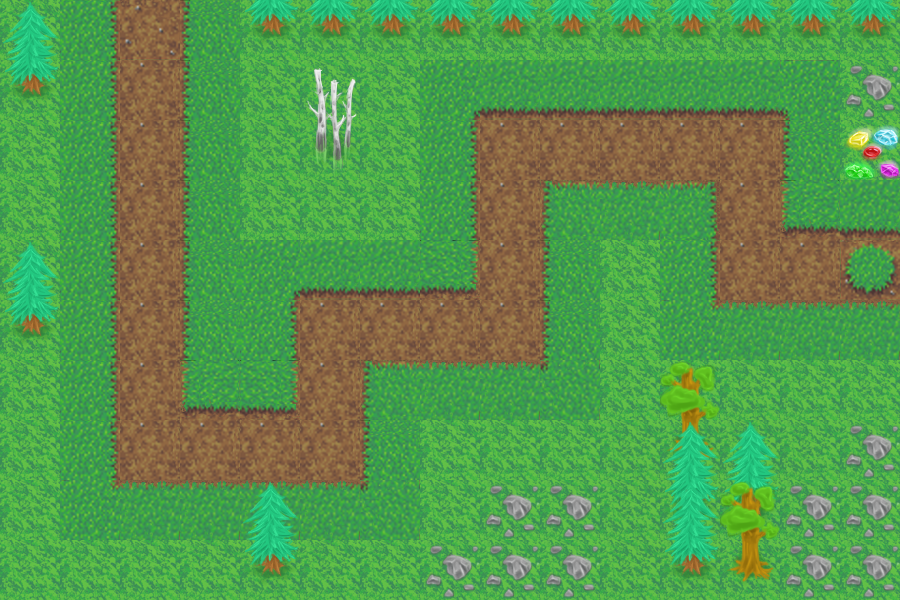

Tiled map render using the project's own tile images. Description and the map definition, with tile-layer contents summarised, below:
An orthogonal 15x10 tile map with 60x60 px tiles, 4 tile layers (Terrain, trees, trees2, trees3), 2 tilesets.

<map version="1.0" orientation="orthogonal" renderorder="right-down" width="15" height="10" tilewidth="60" tileheight="60">
 <tileset firstgid="1" name="1" tilewidth="60" tileheight="60">
  <image source="terrain.png" width="512" height="256" />
  <tile id="10">
   <properties>
    <property name="base" value="" />
    <property name="walkable" value="" />
   </properties>
  </tile>
  <tile id="11">
   <properties>
    <property name="spawn" value="" />
    <property name="walkable" value="" />
   </properties>
  </tile>
  <tile id="12">
   <properties>
    <property name="walkable" value="" />
   </properties>
  </tile>
 </tileset>
 <tileset firstgid="33" name="2" tilewidth="60" tileheight="60">
  <image source="map_900x600.png" width="900" height="600" />
  <tile id="0">
   <properties>
    <property name="blocked" value="" />
   </properties>
  </tile>
  <tile id="1">
   <properties>
    <property name="blocked" value="" />
   </properties>
  </tile>
  <tile id="2">
   <properties>
    <property name="blocked" value="" />
   </properties>
  </tile>
  <tile id="3">
   <properties>
    <property name="blocked" value="" />
   </properties>
  </tile>
  <tile id="4">
   <properties>
    <property name="blocked" value="" />
   </properties>
  </tile>
  <tile id="5">
   <properties>
    <property name="blocked" value="" />
   </properties>
  </tile>
  <tile id="6">
   <properties>
    <property name="blocked" value="" />
   </properties>
  </tile>
  <tile id="7">
   <properties>
    <property name="blocked" value="" />
   </properties>
  </tile>
  <tile id="8">
   <properties>
    <property name="blocked" value="" />
   </properties>
  </tile>
  <tile id="9">
   <properties>
    <property name="blocked" value="" />
   </properties>
  </tile>
  <tile id="10">
   <properties>
    <property name="blocked" value="" />
   </properties>
  </tile>
  <tile id="11">
   <properties>
    <property name="blocked" value="" />
   </properties>
  </tile>
  <tile id="12">
   <properties>
    <property name="blocked" value="" />
   </properties>
  </tile>
  <tile id="13">
   <properties>
    <property name="blocked" value="" />
   </properties>
  </tile>
  <tile id="14">
   <properties>
    <property name="blocked" value="" />
   </properties>
  </tile>
  <tile id="15">
   <properties>
    <property name="blocked" value="" />
   </properties>
  </tile>
  <tile id="16">
   <properties>
    <property name="blocked" value="" />
   </properties>
  </tile>
  <tile id="17">
   <properties>
    <property name="blocked" value="" />
   </properties>
  </tile>
  <tile id="18">
   <properties>
    <property name="blocked" value="" />
   </properties>
  </tile>
  <tile id="19">
   <properties>
    <property name="blocked" value="" />
   </properties>
  </tile>
  <tile id="20">
   <properties>
    <property name="blocked" value="" />
   </properties>
  </tile>
  <tile id="21">
   <properties>
    <property name="blocked" value="" />
   </properties>
  </tile>
  <tile id="22">
   <properties>
    <property name="blocked" value="" />
   </properties>
  </tile>
  <tile id="23">
   <properties>
    <property name="blocked" value="" />
   </properties>
  </tile>
  <tile id="24">
   <properties>
    <property name="blocked" value="" />
   </properties>
  </tile>
  <tile id="25">
   <properties>
    <property name="blocked" value="" />
   </properties>
  </tile>
  <tile id="26">
   <properties>
    <property name="blocked" value="" />
   </properties>
  </tile>
  <tile id="27">
   <properties>
    <property name="blocked" value="" />
   </properties>
  </tile>
  <tile id="28">
   <properties>
    <property name="blocked" value="" />
   </properties>
  </tile>
  <tile id="29">
   <properties>
    <property name="blocked" value="" />
   </properties>
  </tile>
  <tile id="30">
   <properties>
    <property name="blocked" value="" />
   </properties>
  </tile>
  <tile id="31">
   <properties>
    <property name="blocked" value="" />
   </properties>
  </tile>
  <tile id="32">
   <properties>
    <property name="blocked" value="" />
   </properties>
  </tile>
  <tile id="33">
   <properties>
    <property name="blocked" value="" />
   </properties>
  </tile>
  <tile id="34">
   <properties>
    <property name="blocked" value="" />
   </properties>
  </tile>
  <tile id="35">
   <properties>
    <property name="blocked" value="" />
   </properties>
  </tile>
  <tile id="36">
   <properties>
    <property name="blocked" value="" />
   </properties>
  </tile>
  <tile id="37">
   <properties>
    <property name="blocked" value="" />
   </properties>
  </tile>
  <tile id="38">
   <properties>
    <property name="blocked" value="" />
   </properties>
  </tile>
  <tile id="39">
   <properties>
    <property name="blocked" value="" />
   </properties>
  </tile>
  <tile id="40">
   <properties>
    <property name="blocked" value="" />
   </properties>
  </tile>
  <tile id="41">
   <properties>
    <property name="blocked" value="" />
   </properties>
  </tile>
  <tile id="42">
   <properties>
    <property name="blocked" value="" />
   </properties>
  </tile>
  <tile id="43">
   <properties>
    <property name="blocked" value="" />
   </properties>
  </tile>
  <tile id="44">
   <properties>
    <property name="blocked" value="" />
   </properties>
  </tile>
  <tile id="45">
   <properties>
    <property name="blocked" value="" />
   </properties>
  </tile>
  <tile id="46">
   <properties>
    <property name="blocked" value="" />
   </properties>
  </tile>
  <tile id="47">
   <properties>
    <property name="blocked" value="" />
   </properties>
  </tile>
  <tile id="48">
   <properties>
    <property name="blocked" value="" />
   </properties>
  </tile>
  <tile id="49">
   <properties>
    <property name="blocked" value="" />
   </properties>
  </tile>
  <tile id="50">
   <properties>
    <property name="blocked" value="" />
   </properties>
  </tile>
  <tile id="51">
   <properties>
    <property name="blocked" value="" />
   </properties>
  </tile>
  <tile id="52">
   <properties>
    <property name="blocked" value="" />
   </properties>
  </tile>
  <tile id="53">
   <properties>
    <property name="blocked" value="" />
   </properties>
  </tile>
  <tile id="54">
   <properties>
    <property name="blocked" value="" />
   </properties>
  </tile>
  <tile id="55">
   <properties>
    <property name="blocked" value="" />
   </properties>
  </tile>
  <tile id="56">
   <properties>
    <property name="blocked" value="" />
   </properties>
  </tile>
  <tile id="57">
   <properties>
    <property name="blocked" value="" />
   </properties>
  </tile>
  <tile id="58">
   <properties>
    <property name="blocked" value="" />
   </properties>
  </tile>
  <tile id="59">
   <properties>
    <property name="blocked" value="" />
   </properties>
  </tile>
  <tile id="90">
   <properties>
    <property name="blocked" value="" />
   </properties>
  </tile>
  <tile id="91">
   <properties>
    <property name="blocked" value="" />
   </properties>
  </tile>
  <tile id="92">
   <properties>
    <property name="blocked" value="" />
   </properties>
  </tile>
  <tile id="93">
   <properties>
    <property name="blocked" value="" />
   </properties>
  </tile>
  <tile id="94">
   <properties>
    <property name="blocked" value="" />
   </properties>
  </tile>
  <tile id="95">
   <properties>
    <property name="blocked" value="" />
   </properties>
  </tile>
 </tileset>
 <layer name="Terrain" width="15" height="10">
  <data>[150 cells, 150 non-empty, 15 distinct tile ids]</data>
 </layer>
 <layer name="trees" width="15" height="10">
  <data>[150 cells, 37 non-empty, 8 distinct tile ids]</data>
 </layer>
 <layer name="trees2" width="15" height="10">
  <data>[150 cells, 11 non-empty, 5 distinct tile ids]</data>
 </layer>
 <layer name="trees3" width="15" height="10">
  <data>[150 cells, 10 non-empty, 4 distinct tile ids]</data>
 </layer>
</map>
